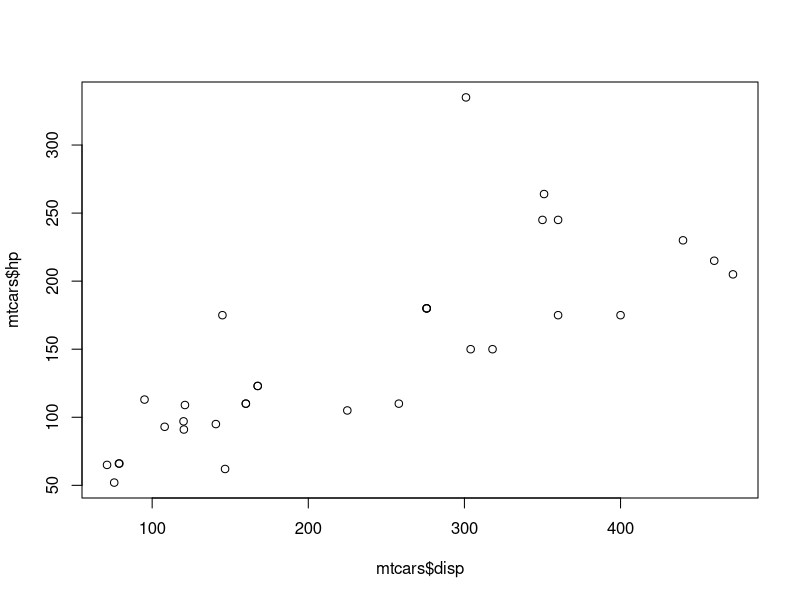
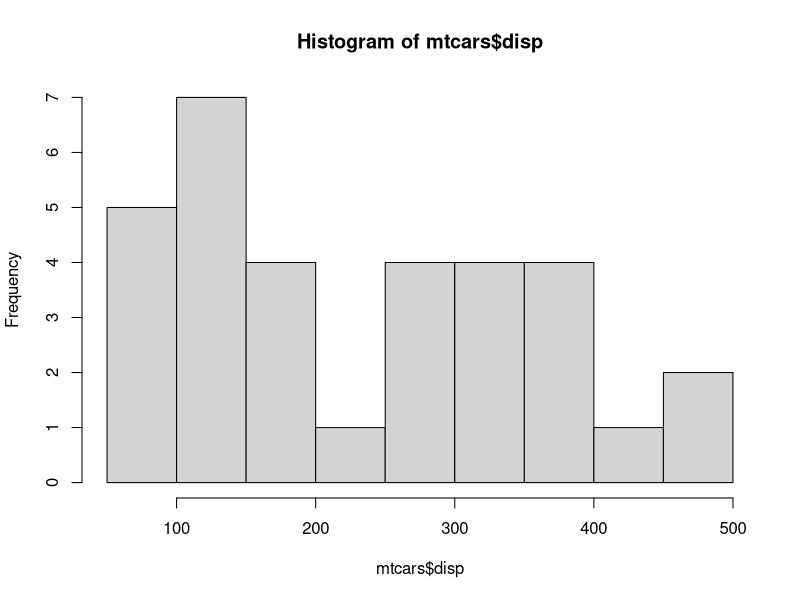
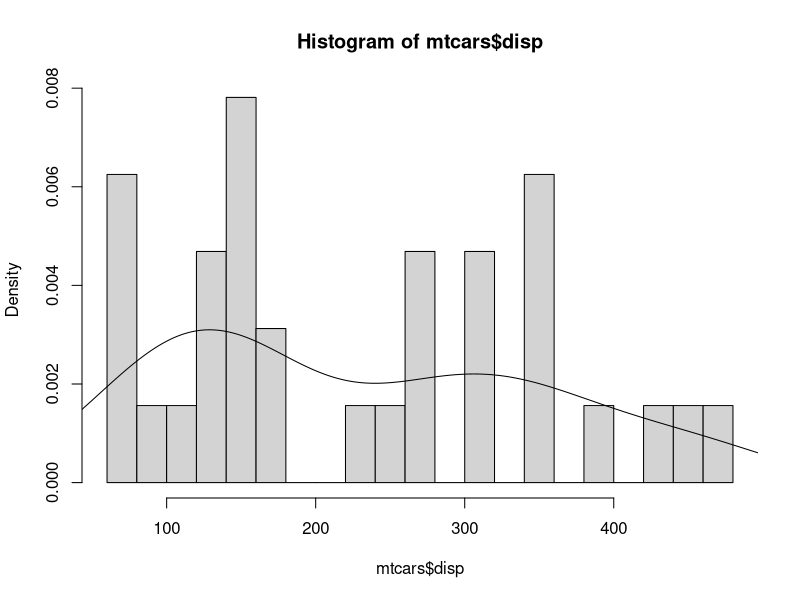
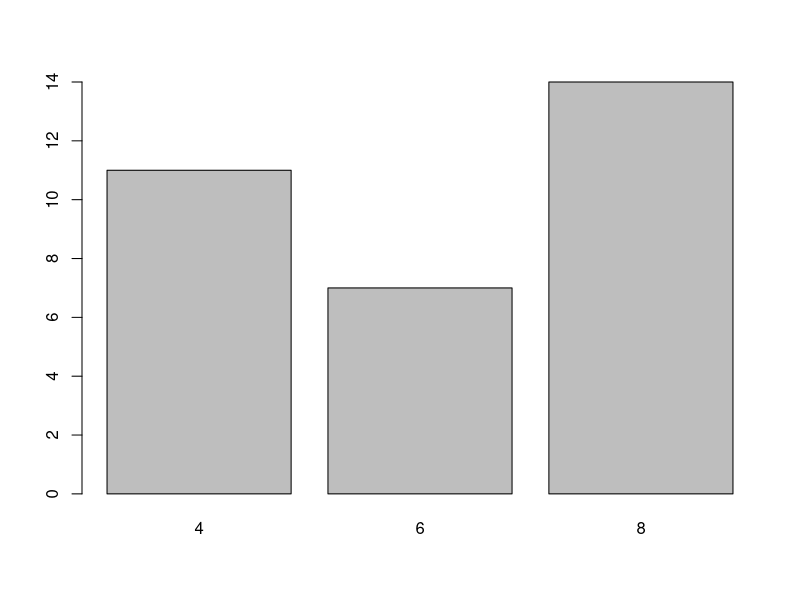
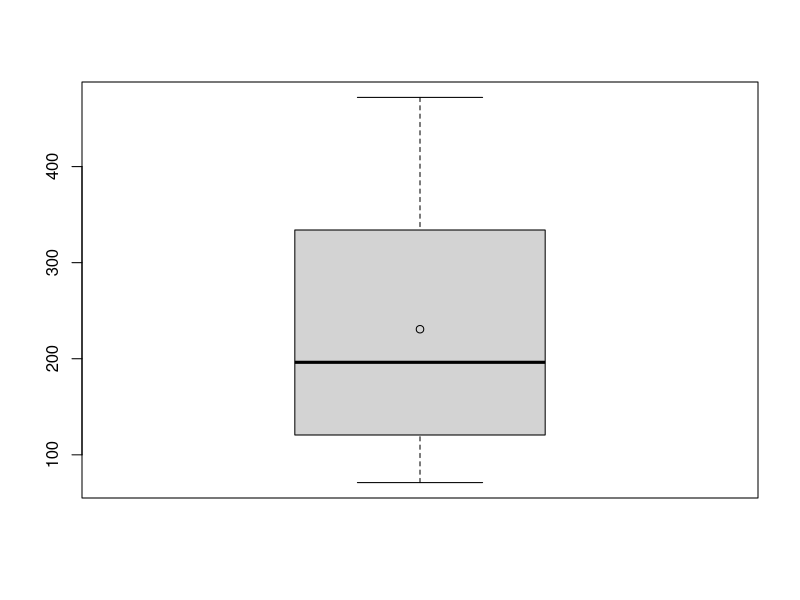
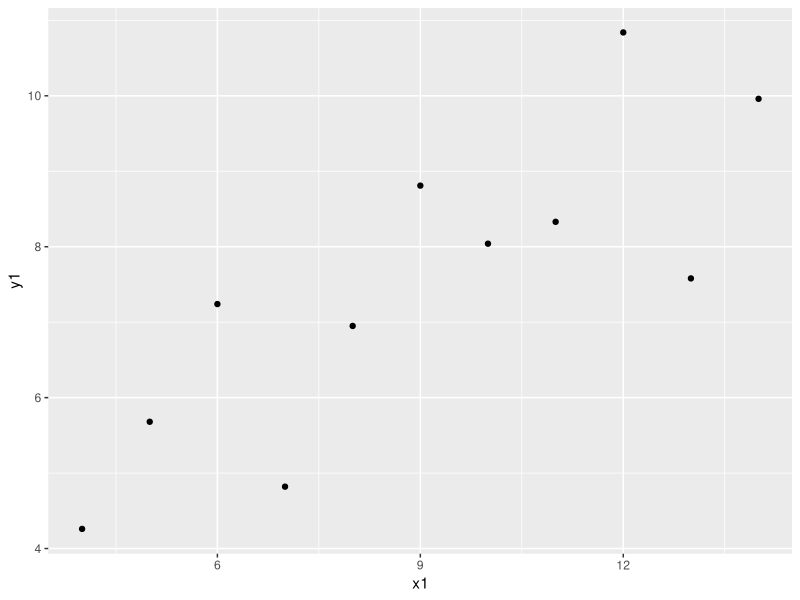
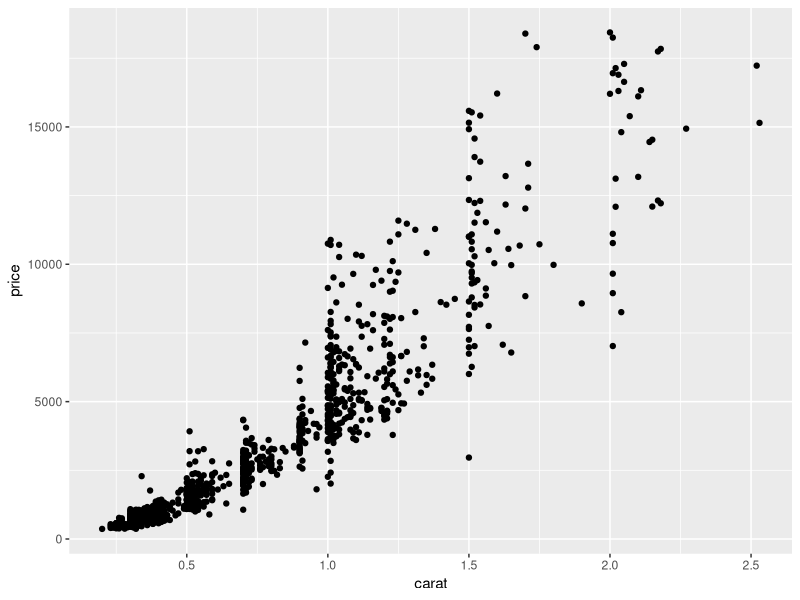
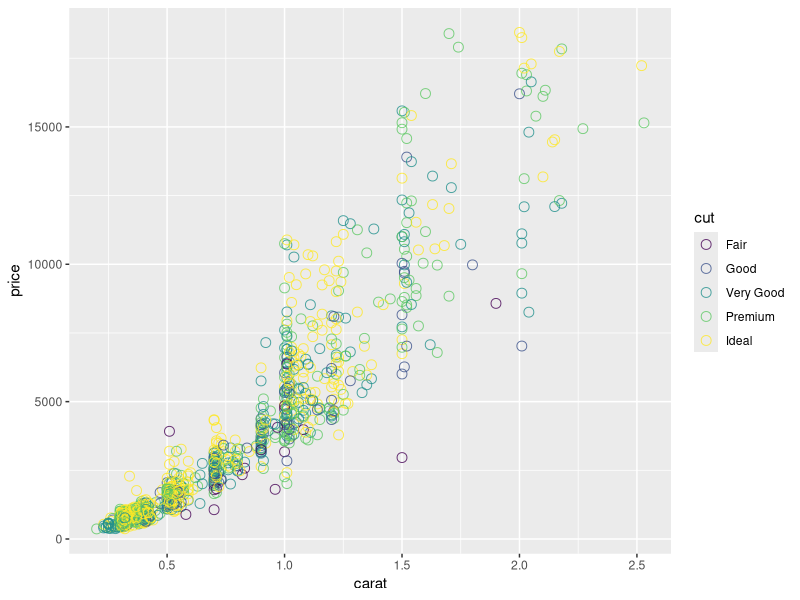

Write the R code that produced these figures, in order.
## ---- chunk 1
knitr::opts_chunk$set(echo = FALSE, dev="svg")
## ---- chunk 2
2 + 3 
8 ^ 10
log(100) # Logaritmo neperiano
## ---- chunk 3
a <- 2
a
class(a)
## ---- chunk 4
b <- 13.6788956789
b
class(b)
print(b, digits = 10)
## ---- chunk 5
a+b
a-b
a*b
## ---- chunk 6
a^b
a/b

## ---- chunk 7
n <- as.integer(340000)
class(n)
n <- 2L
class(n)
## ---- chunk 8
a <- "aaa"
b <- "bbb"

paste(a, b, "hola", sep = ", ") 
## ---- chunk 9
3 == 2
b <- 3 != 2 
b
## ---- chunk 10
a <- TRUE
b <- F
a & b # Operador AND
a | b # Operador OR
!b  # Operador NOT
## ---- chunk 11
as.character(2)
as.numeric(TRUE)
## ---- chunk 12
pi
## ---- chunk 13
is.na(3)
is.null(NULL)
is.infinite(-Inf)
## ---- chunk 14
a <- c(2, 3, 4)
str(a)
a[2]
## ---- chunk 15
a + a 
a > 2.5
## ---- chunk 16
a <- c(2, 3, 4)
b <- c(10, 20)
a * b
## ---- chunk 17
a <- c(2, 3, 4)
abs(sin(a))
exp(a)
## ---- chunk 18
length(a)
sum(a)
mean(a)
## ---- chunk 19
a <- c(2, 3, 4)
3 %in% a
c(2,5,3,4) %in% a
## ---- chunk 20
1:10
seq(1, 10, by = 2)
seq(1, 3, length.out = 5) 
## ---- chunk 21
a <- c(8, 2, 5, 3)
sort(a)
a[order(a)]
a[order(a,decreasing = T)]
## ---- chunk 22
a <- c("hola", "adeu","hola", "adeu", "adeu", "bye")
b <- as.factor(a)
as.character(b)
as.numeric(b)
str(b)
## ---- chunk 23
a <- factor(c(3, 1, 3, 1, 1, 2), labels = c("adeu", "bye", "hola"))
a
levels(a)
## ---- chunk 24
dfA <- data.frame(int = 1:10,
                  let = sample(letters, 10, replace = TRUE), 
                  ran = rnorm(10))
dfA
## ---- chunk 25
dim(dfA) # Dimensión
nrow(dfA) # Número de columnas
ncol(dfA) # Número de filas
## ---- chunk 26
str(dfA)
head(dfA, 3) # Primeros datos, 6 por defecto
tail(dfA, 2) # Últimos valores
## ---- chunk 27
dfA[2,3]
dfA[,1]
dfA$let
## ---- chunk 28
a <- list(2, "2", FALSE)
b <- list(3, "hola", c(2, 3, 4))
## ---- chunk 29
a
b
## ---- chunk 30
length(a)
a[[3]]
b[[3]][1]
## ---- chunk 31
str(b)
## ---- chunk 32
notes <- c("Aprovat", "Insuficient", "Notable", "Insuficient",
           "Notable", "Excel·lent", "Aprovat")
notes <- factor(notes,
        levels = c("Insuficient", "Aprovat",
                   "Notable", "Excel·lent"),
        ordered = TRUE)
str(notes)
levels(notes)
## ---- chunk 33
a <- matrix(c(2, 4, -3, 5), ncol = 2)
a
a[2,2]
## ---- chunk 34
a * a # Producto posición por posición
a %*% a # Producto matricial
t(a) # Transposición
## ---- chunk 35
str(mtcars)
## ---- chunk 36
head(mtcars, 10)
## ---- chunk 37
plot(mtcars$disp,mtcars$hp)
## ---- chunk 38
hist(mtcars$disp)
## ---- chunk 39
hist(mtcars$disp,breaks=20,freq=FALSE)
lines(density(mtcars$disp))
## ---- chunk 40
barplot(table(as.factor(mtcars$cyl)))
## ---- chunk 41
boxplot(mtcars$disp)
points(mean(mtcars$disp))
## ---- chunk 42
if(!require("tidyverse")) {
  install.packages("tidyverse")
  library("tidyverse")
}
## ---- chunk 43
grafico <- ggplot(data = anscombe,
        mapping = aes(x = x1, y = y1))  # Datos y mapeado estético 
grafico <- grafico + geom_point()       # Geometría

grafico
## ---- chunk 44
diaM <- diamonds[sample(1:nrow(diamonds),1000),]
str(diaM)
## ---- chunk 45
ggplot(diaM, aes(x=carat,y=price)) + geom_point()
## ---- chunk 46
ggplot(diaM, aes(x=carat,y=price,color=cut)) + 
  geom_point(alpha=.8,shape=21,size=3)
## ---- chunk 47
ggplot(diaM, aes(x=carat,y=price,color=cut)) + 
  geom_point(alpha=.8,shape=21,size=3) +
  geom_smooth(method="lm",se=FALSE)
## ---- chunk 48
ggplot(diaM, aes(x=price)) + geom_histogram(binwidth=1000)
## ---- chunk 49
ggplot(diaM, aes(x=price,fill=cut)) +
  geom_histogram(position='dodge',binwidth=1000)
## ---- chunk 50
ggplot(diaM, aes(x=price,y=..density..,fill=cut)) +
  geom_histogram(position='dodge',binwidth=1000)
## ---- chunk 51
ggplot(diaM, aes(x=price,fill=cut)) +
  geom_density(alpha=.3)
## ---- chunk 52
ggplot(diaM, aes(x=clarity)) + geom_bar()
## ---- chunk 53
ggplot(diaM, aes(x=clarity, fill=cut)) + geom_bar()
## ---- chunk 54
ggplot(diaM, aes(x=clarity, fill=cut)) + geom_bar(position="dodge")
## ---- chunk 55
ggplot(diaM, aes(x=clarity, fill=cut)) + geom_bar(position="fill")
## ---- chunk 56
ggplot(diaM, aes(x=1, y=price)) + geom_boxplot()
## ---- chunk 57
ggplot(diaM, aes(x=cut, y=price)) + geom_boxplot()
## ---- chunk 58
ggplot(diaM, aes(x=cut, y=price)) + 
  geom_boxplot(outlier.shape = NA) +
  geom_jitter(shape = 21, alpha=.5,height=0,width=.2)
## ---- chunk 59
medias <- diaM %>% group_by(cut) %>%
  summarise(price=mean(price))

ggplot(diaM, aes(x=cut, y=price)) + 
  geom_violin() +
  geom_boxplot(outlier.shape = NA, width = 0.1) +
  geom_point(data=medias,shape=3)
## ---- chunk 60
ggplot(diaM, aes(x=carat, y = price, shape = cut, col = clarity)) +
  geom_point(alpha=.8) +
  scale_x_continuous(breaks=1:3) +
  scale_y_continuous(trans="log10") +
  scale_color_brewer(palette="Spectral")+
  facet_grid(cut ~ clarity) + 
  theme_bw() + 
  theme(legend.position = "none",text = element_text(size=10))

## ---- chunk 61
str(mtcars)
## ---- chunk 62
head(mtcars, 10)
## ---- chunk 63
length(mtcars$disp)
n <- sum(!is.na(mtcars$disp))
n
## ---- chunk 64
frec_abs <- table(cut(mtcars$disp,
      breaks=c(0,100,200,300,400,500,Inf)))
frec_abs

frec_rel <- frec_abs / n
frec_rel
## ---- chunk 65
quantile(mtcars$disp,.1)
quantile(mtcars$disp,1:4*.2)
## ---- chunk 66
mean(mtcars$disp)
median(mtcars$disp)
## ---- chunk 67
var(mtcars$disp) # el denominador es n-1
sd(mtcars$disp)
range(mtcars$disp)
## ---- chunk 68
diff(range(mtcars$disp))
IQR(mtcars$disp)
mad(mtcars$disp) # mean absolute deviation
## ---- chunk 69
lmin <- quantile(mtcars$disp,.25) - 1.5*IQR(mtcars$disp) 
lmax <- quantile(mtcars$disp,.75) + 1.5*IQR(mtcars$disp) 
mtcars$disp[mtcars$disp > lmax | mtcars$disp < lmin]
## ---- chunk 70
lmin <- quantile(mtcars$qsec,.25) - 1.5*IQR(mtcars$qsec) 
lmax <- quantile(mtcars$qsec,.75) + 1.5*IQR(mtcars$qsec) 
mtcars$qsec[mtcars$qsec > lmax | mtcars$qsec < lmin]
## ---- chunk 71
boxplot(mtcars$qsec)
points(mean(mtcars$qsec),pch=3)
## ---- chunk 72
hist(mtcars$qsec)
## ---- chunk 73
barplot(table(factor(mtcars$cyl)))
## ---- chunk 74
table(factor(mtcars$am),factor(mtcars$cyl))
## ---- chunk 75
table(cut(mtcars$disp,breaks = seq(0,500,by=100)),
      cut(mtcars$qsec,breaks = seq(13,25,by=3)))
## ---- chunk 76
cor(mtcars$disp,mtcars$qsec)
## ---- chunk 77
cor(mtcars$disp,mtcars$qsec, method = "spearman")
## ---- chunk 78
plot(mtcars$disp,mtcars$qsec)
## ---- chunk 79
rnorm(10)
dnorm(0)
qnorm(.95)
pnorm(1.64)
## ---- chunk 80
df <- data.frame(x = rnorm(1000, mean = 3, sd = 1))
dfT <-data.frame(x = seq(0,6,length.out=101),
      y = dnorm(seq(0,6,length.out=101),mean=3,sd=1))
ggplot(df, aes(x = x, y=..density..)) +
  geom_histogram(binwidth = .1,fill="#dddddd",col="black") +
  geom_density() +
  geom_line(data=dfT,aes(x=x,y=y),col="red")+
  theme_bw()
## ---- chunk 81
pnorm(5,mean = 3,sd = 1)
qnorm(.98,mean = 3,sd = 1)
## ---- chunk 82
df <- data.frame(x = runif(1000, min = 10, max = 20))
dfT <-data.frame(x = seq(10,20,length.out=101),
      y = dunif(seq(10,20,length.out=101), min=10, max=20))
ggplot(df, aes(x = x, y=..density..)) +
  geom_histogram(binwidth = .5,fill="#dddddd",col="black") +
  geom_density() +
  geom_line(data=dfT,aes(x=x,y=y),col="red")+
  theme_bw()
## ---- chunk 83
punif(12, min=10, max=20)
qunif(.90, min=10, max=20)
## ---- chunk 84
df <- data.frame(x = rbinom(100,5,prob=0.5))
df <- df %>% group_by(x) %>%
  summarise(y = n()/nrow(df))
dfT <- data.frame(x = 0:5,
    y = dbinom(0:5,size=5,prob=0.5))

dfJ <- rbind(cbind(teo=FALSE,df),
             cbind(teo=TRUE,dfT))

ggplot(dfJ,aes(x=x,y=y,fill=teo)) +
  geom_bar(position="dodge", stat="identity",
           col="black") +
  theme_bw()
## ---- chunk 85
pbinom(2,5,prob=0.5)
qbinom(.5,5,.5)
